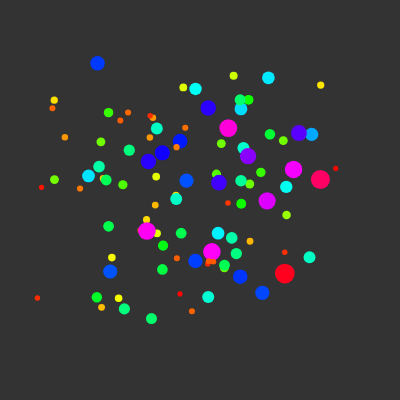
Frame 1 (no input)
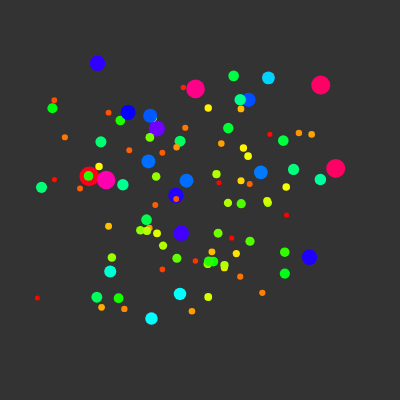
Frame 2 (the mouse pressed at the canvas centre, redrawn once)

The p5.js sketch that drew these frames (run headless with seeded random() and noise() and a simulated clock; the mouse was pressed at the canvas centre and the sketch redrawn once):

// p5.js sketch
// ── sketch.js
let h, s, b;
b = 100;

function setup() {
  createCanvas(400, 400);
  colorMode(HSB, 100);
}

function draw() {
  background(20);

  noStroke();
  ellipseMode(CENTER);

  let noiseFrequency = 1;

  for (let i = 0; i < 100; i++) {
    let x = noise(i * noiseFrequency, 0) * width;
    let y = noise(i * noiseFrequency, 1000) * height;

    let diameter = min(random(5, 20), random(5, 20));
    let h = map(diameter, 5, 20, 0, 100);

    fill(h, 100, b);

    ellipse(x, y, diameter, diameter);
  }

  noLoop();
}
